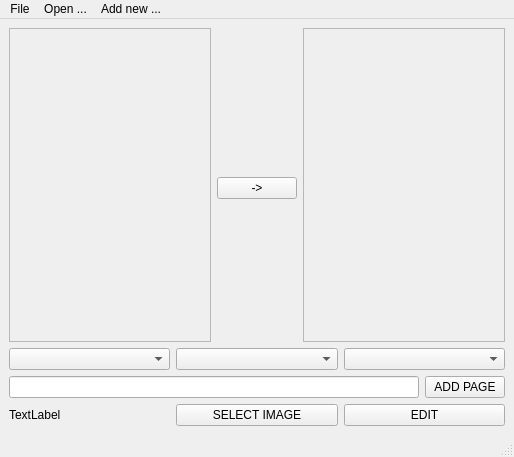
<?xml version="1.0" encoding="UTF-8"?>
<ui version="4.0">
 <class>MainWindow</class>
 <widget class="QMainWindow" name="MainWindow">
  <property name="geometry">
   <rect>
    <x>0</x>
    <y>0</y>
    <width>514</width>
    <height>457</height>
   </rect>
  </property>
  <property name="sizePolicy">
   <sizepolicy hsizetype="Fixed" vsizetype="Fixed">
    <horstretch>0</horstretch>
    <verstretch>0</verstretch>
   </sizepolicy>
  </property>
  <property name="windowTitle">
   <string>CRIB-CRAB NOTES</string>
  </property>
  <property name="windowIcon">
   <iconset resource="icons.qrc">
    <normaloff>:/icons/icons/Martin-Berube-Flat-Animal-Crab.ico</normaloff>:/icons/icons/Martin-Berube-Flat-Animal-Crab.ico</iconset>
  </property>
  <property name="tabShape">
   <enum>QTabWidget::Triangular</enum>
  </property>
  <widget class="QWidget" name="centralwidget">
   <property name="sizePolicy">
    <sizepolicy hsizetype="Preferred" vsizetype="Preferred">
     <horstretch>0</horstretch>
     <verstretch>0</verstretch>
    </sizepolicy>
   </property>
   <property name="maximumSize">
    <size>
     <width>640</width>
     <height>480</height>
    </size>
   </property>
   <property name="layoutDirection">
    <enum>Qt::LeftToRight</enum>
   </property>
   <property name="autoFillBackground">
    <bool>false</bool>
   </property>
   <layout class="QGridLayout" name="gridLayout_2">
    <item row="0" column="1">
     <spacer name="verticalSpacer">
      <property name="orientation">
       <enum>Qt::Vertical</enum>
      </property>
      <property name="sizeHint" stdset="0">
       <size>
        <width>20</width>
        <height>40</height>
       </size>
      </property>
     </spacer>
    </item>
    <item row="1" column="1">
     <widget class="QPushButton" name="pushButton_addPagesToList">
      <property name="text">
       <string>-&gt;</string>
      </property>
     </widget>
    </item>
    <item row="2" column="1">
     <spacer name="verticalSpacer_2">
      <property name="orientation">
       <enum>Qt::Vertical</enum>
      </property>
      <property name="sizeHint" stdset="0">
       <size>
        <width>20</width>
        <height>133</height>
       </size>
      </property>
     </spacer>
    </item>
    <item row="3" column="0" colspan="3">
     <layout class="QHBoxLayout" name="horizontalLayout">
      <item>
       <widget class="QComboBox" name="comboBox_Semester"/>
      </item>
      <item>
       <widget class="QComboBox" name="comboBox_Subject"/>
      </item>
      <item>
       <widget class="QComboBox" name="comboBox_Lecture"/>
      </item>
     </layout>
    </item>
    <item row="4" column="0" colspan="3">
     <layout class="QHBoxLayout" name="horizontalLayout_3">
      <item>
       <widget class="QLineEdit" name="lineEdit_PageName"/>
      </item>
      <item>
       <widget class="QPushButton" name="pushButton_AddPage">
        <property name="text">
         <string>ADD PAGE</string>
        </property>
       </widget>
      </item>
     </layout>
    </item>
    <item row="5" column="0" colspan="3">
     <layout class="QHBoxLayout" name="horizontalLayout_2">
      <item>
       <widget class="QLabel" name="label_imageLocation">
        <property name="text">
         <string>TextLabel</string>
        </property>
       </widget>
      </item>
      <item>
       <widget class="QPushButton" name="pushButton_selectImgLoc">
        <property name="text">
         <string>SELECT IMAGE</string>
        </property>
       </widget>
      </item>
      <item>
       <widget class="QPushButton" name="pushButton_newimg">
        <property name="text">
         <string>EDIT</string>
        </property>
       </widget>
      </item>
     </layout>
    </item>
    <item row="0" column="0" rowspan="3">
     <widget class="QScrollArea" name="scrollArea_tree">
      <property name="widgetResizable">
       <bool>true</bool>
      </property>
      <widget class="QWidget" name="scrollAreaWidgetContents">
       <property name="geometry">
        <rect>
         <x>0</x>
         <y>0</y>
         <width>203</width>
         <height>306</height>
        </rect>
       </property>
      </widget>
     </widget>
    </item>
    <item row="0" column="2" rowspan="3">
     <widget class="QScrollArea" name="scrollArea_list">
      <property name="widgetResizable">
       <bool>true</bool>
      </property>
      <widget class="QWidget" name="scrollAreaWidgetContents_2">
       <property name="geometry">
        <rect>
         <x>0</x>
         <y>0</y>
         <width>202</width>
         <height>306</height>
        </rect>
       </property>
      </widget>
     </widget>
    </item>
   </layout>
  </widget>
  <widget class="QStatusBar" name="statusbar"/>
  <widget class="QMenuBar" name="menubar">
   <property name="geometry">
    <rect>
     <x>0</x>
     <y>0</y>
     <width>514</width>
     <height>21</height>
    </rect>
   </property>
   <widget class="QMenu" name="menuAdd_new">
    <property name="title">
     <string>Add new ...</string>
    </property>
    <addaction name="actionSemester"/>
    <addaction name="actionSubject"/>
    <addaction name="actionLecture"/>
   </widget>
   <widget class="QMenu" name="menuOpen">
    <property name="title">
     <string>Open ...</string>
    </property>
    <addaction name="actionA_database"/>
   </widget>
   <widget class="QMenu" name="menuFile">
    <property name="title">
     <string>File</string>
    </property>
    <addaction name="actionView_selected"/>
    <addaction name="actionExit"/>
   </widget>
   <addaction name="menuFile"/>
   <addaction name="menuOpen"/>
   <addaction name="menuAdd_new"/>
  </widget>
  <action name="main_b01">
   <property name="text">
    <string>Do something</string>
   </property>
  </action>
  <action name="actionG2">
   <property name="text">
    <string>g2</string>
   </property>
  </action>
  <action name="main_exit">
   <property name="text">
    <string>Exit</string>
   </property>
  </action>
  <action name="actionA_database">
   <property name="text">
    <string>Database</string>
   </property>
  </action>
  <action name="actionSemester">
   <property name="text">
    <string>Semester</string>
   </property>
  </action>
  <action name="actionSubject">
   <property name="text">
    <string>Subject</string>
   </property>
  </action>
  <action name="actionLection">
   <property name="text">
    <string>Lecture</string>
   </property>
  </action>
  <action name="actionLecture">
   <property name="text">
    <string>Lecture</string>
   </property>
  </action>
  <action name="actionImage">
   <property name="text">
    <string>Image</string>
   </property>
  </action>
  <action name="actionPage">
   <property name="text">
    <string>Page</string>
   </property>
  </action>
  <action name="actionExit">
   <property name="text">
    <string>Exit</string>
   </property>
  </action>
  <action name="actionView_selected">
   <property name="text">
    <string>View selected</string>
   </property>
  </action>
 </widget>
 <resources>
  <include location="icons.qrc"/>
 </resources>
 <connections/>
</ui>
